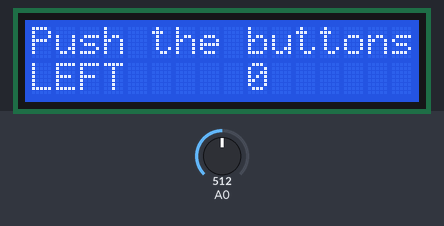
A sketch run on a simulated Arduino Uno, built with avr-gcc and run on an emulated ATmega328P. Parts: 16×2 character LCD. Inputs (shaded band) come from the test bench; at power-on: A0 = 512.

Above: at 1.2 s.
1.3 s: A0 set to 395
2.8 s: A0 set to 361
At 3.0 s:
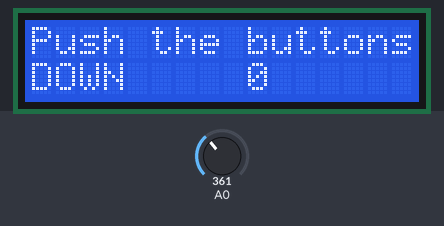
5.1 s: A0 set to 390
At 5.6 s:
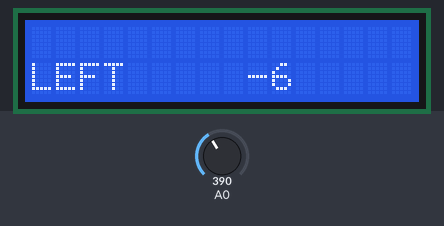
6.7 s: A0 set to 565
At 7.2 s:
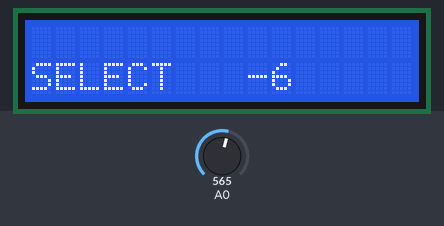
8.2 s: A0 set to 900
At 9.4 s:
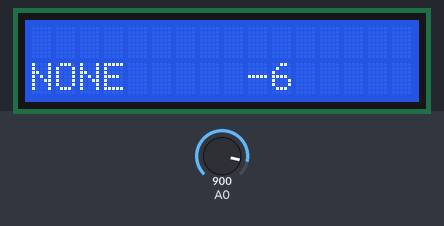
9.7 s: A0 set to 185
At 9.9 s:
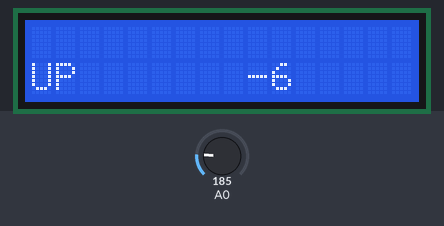
Timing chart, 0 to 12.7 s (numbered marks = the images above; inputs shaded):
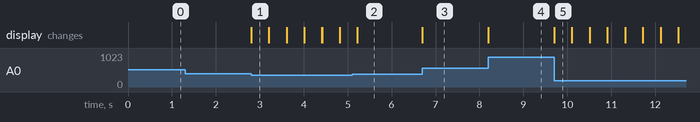

The sketch:

LCDthingy.ino
```cpp
//Sample using LiquidCrystal library
#include <LiquidCrystal.h>

// select the pins used on the LCD panel
LiquidCrystal lcd(8, 9, 4, 5, 6, 7);
 int desired_moisture = 0;
// define some values used by the panel and buttons
int lcd_key     = 0;
int adc_key_in  = 0;
#define btnRIGHT  0
#define btnUP     1
#define btnDOWN   2
#define btnLEFT   3
#define btnSELECT 4
#define btnNONE   5
int current_moisture = 0;
// read the buttons
int read_LCD_buttons()
{
 adc_key_in = analogRead(0);      // read the value from the sensor
 // my buttons when read are centered at these valies: 0, 144, 329, 504, 741
 // we add approx 50 to those values and check to see if we are close
 if (adc_key_in > 1000) return btnNONE; // We make this the 1st option for speed reasons since it will be the most likely result
 if (adc_key_in < 50)   return btnRIGHT;
 if (adc_key_in < 195)  return btnUP;
 if (adc_key_in < 380)  return btnDOWN;
 if (adc_key_in < 555)  return btnLEFT;
 if (adc_key_in < 790)  return btnSELECT;
 return btnNONE;  // when all others fail, return this...
}

void setup()
{
 pinMode(8, OUTPUT);
 lcd.begin(16, 2);              // start the library
 lcd.setCursor(0,0);
 lcd.print("Push the buttons"); // print a simple message
}

void loop()
{
if (current_moisture < desired_moisture) {
         //Play a buzzer tone for half a second
  }


 lcd.setCursor(9,1);            // move cursor to second line "1" and 9 spaces over
      // display seconds elapsed since power-up
 lcd.print(desired_moisture);

 lcd.setCursor(0,1);            // move to the begining of the second line
 lcd_key = read_LCD_buttons();  // read the buttons

 switch (lcd_key)               // depending on which button was pushed, we perform an action
 {
   case btnRIGHT:
     {
     lcd.print("RIGHT ");
     break;
     }
   case btnLEFT:
     {
     lcd.print("LEFT   ");
     break;
     }
   case btnUP:
     {

     lcd.print("UP    ");
     desired_moisture++;
     delay(400);
     lcd.clear();
     break;
     }
   case btnDOWN:
     {

     lcd.print("DOWN  ");
     desired_moisture--;
     delay(400);
     lcd.clear();
     break;
     }
   case btnSELECT:
     {
     lcd.print("SELECT");
     break;
     }
     case btnNONE:
     {
     lcd.print("NONE  ");
     break;
     }
 }

}
```

Measured:
- the behaviour switches between 380 and 379 on A0 (found by bisection; images 0 and 1)
- after the input at 1.3 s, every drawn part: stays the same
- after the input at 2.8 s, the display: changes at once (image 1)
- after the input at 5.1 s, the display: first differs from a run without the input after 0.12 s (image 2)
- after the input at 6.7 s, the display: changes at once (image 3)
- after the input at 8.2 s, the display: changes at once (image 4)
- after the input at 9.7 s, the display: changes at once (image 5)
- what the display in image 1 shows lasts 0.4 s, from 2.8 s to 3.2 s
